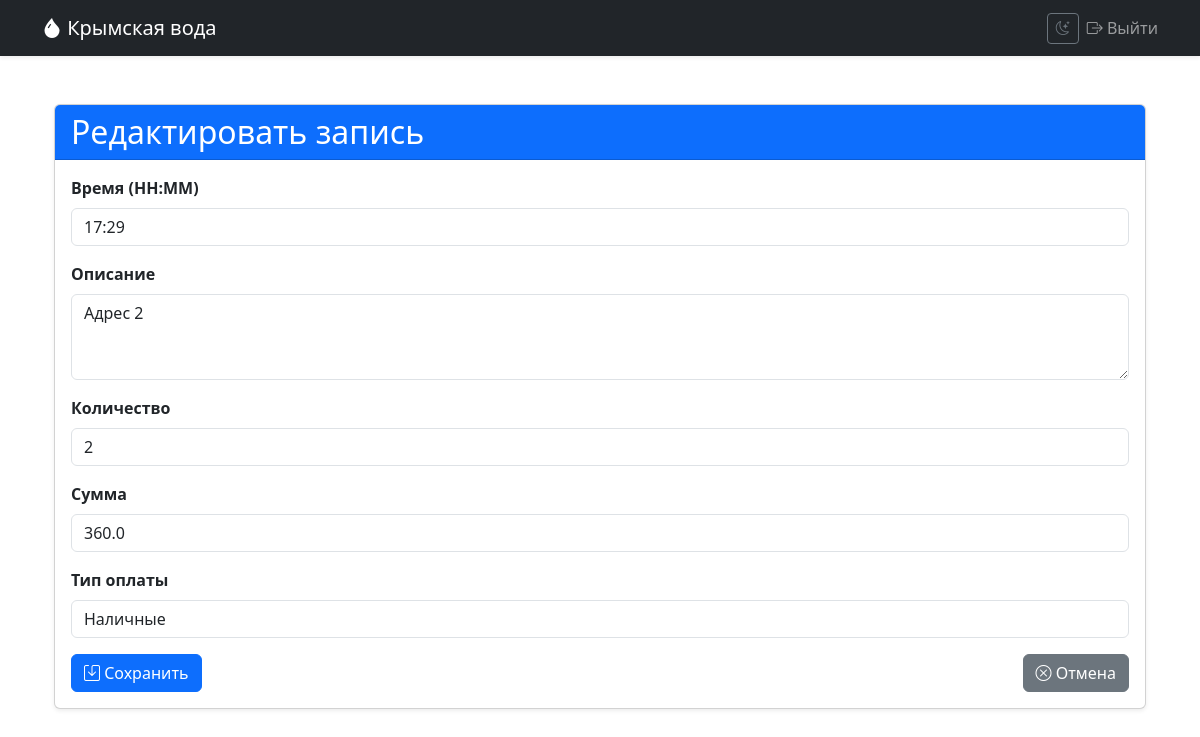
Page /edit/4 (signed in) on the committed database.
### app/models.py (models this page shows, shortened)
class DeliveryRecord(db.Model):
    id = db.Column(db.Integer, primary_key=True)
    date = db.Column(db.Date, index=True, default=datetime.utcnow)
    time = db.Column(db.String(5), nullable=False)  # HH:MM format
    description = db.Column(db.String(200), nullable=True)  # Сделали nullable
    quantity = db.Column(db.Integer, nullable=True)         # Сделали nullable
    amount = db.Column(db.Float, nullable=True)             # Сделали nullable
    payment_type = db.Column(db.String(20), nullable=True)  # Сделали nullable
    user_id = db.Column(db.Integer, db.ForeignKey('user.id'), nullable=False)
    note = db.Column(db.Text, nullable=True)                # Добавлено поле для заметки
    is_note = db.Column(db.Boolean, default=False, nullable=False)  # Добавлено поле для флага

### app/delivery/routes.py (the view, shortened to what this page needs)
@bp.route('/edit/<int:id>', methods=['GET', 'POST'])
@login_required
def edit_record(id):
    record = DeliveryRecord.query.get_or_404(id)
    if record.user_id != current_user.id:
        abort(403)
    if record.is_note:
        form = NoteForm(obj=record)
    else:
        form = DeliveryRecordForm(obj=record)
    return render_template('delivery/edit.html', form=form, record=record)

### app/delivery/forms.py
class DeliveryRecordForm(FlaskForm):
    time = StringField('Время (HH:MM)', validators=[DataRequired()])
    description = TextAreaField('Описание', validators=[DataRequired()])
    quantity = IntegerField('Количество', validators=[DataRequired(), NumberRange(min=1)])
    amount = FloatField('Сумма', validators=[DataRequired(), NumberRange(min=0)])
    payment_type = SelectField('Тип оплаты',
                             choices=[('', 'Не выбран'), ('нал', 'Наличные'), ('перевод', 'Перевод')],
                             validators=[DataRequired()])
    submit = SubmitField('Сохранить')

### app/models.py (called while the page is built)
@login_manager.user_loader
def load_user(user_id):
    return User.query.get(int(user_id))

### app/templates/delivery/edit.html (shortened to what this page needs)
{% extends "base.html" %}  {% block content
%}
<div class="container mt-5">
    <div class="card shadow-sm">
        <div class="card-header bg-primary text-white">
            <h2 class="mb-0">
                {% if record.is_note %}Редактировать заметку{% else
                %}Редактировать запись{% endif %}
            </h2>
        </div>
        <div class="card-body">
            <form
                method="POST"
                action="{{ url_for('delivery.edit_record', id=record.id) }}"
            >
                <div class="mb-3">
                    {{ form.time.label(class="form-label fw-bold") }} {{
                    form.time(class="form-control") }}
                </div>
                {% if record.is_note %}
                <div class="mb-3">
                    {{ form.note.label(class="form-label fw-bold") }} {{
                    form.note(class="form-control", rows=3) }} {% for error in
                    form.note.errors %}
                    <span class="text-danger">{{ error }}</span>
                    {% endfor %}
                </div>
                {% else %}
                <div class="mb-3">
                    {{ form.description.label(class="form-label fw-bold") }} {{
                    form.description(class="form-control", rows=3) }}
                </div>
                <div class="mb-3">
                    {{ form.quantity.label(class="form-label fw-bold") }} {{
                    form.quantity(class="form-control") }}
                </div>
                <div class="mb-3">
                    {{ form.amount.label(class="form-label fw-bold") }} {{
                    form.amount(class="form-control") }}
                </div>
                <div class="mb-3">
                    {{ form.payment_type.label(class="form-label fw-bold") }} {{
                    form.payment_type(class="form-control") }}
                </div>
                {% endif %}
                <div class="d-flex justify-content-between">
                    <button type="submit" class="btn btn-primary">
                        <i class="bi bi-save"></i> Сохранить
                    </button>
                    <a
                        href="{{ url_for('delivery.list_records', date=record.date.isoformat()) }}"
                        class="btn btn-secondary"
                    >
                        <i class="bi bi-x-circle"></i> Отмена
                    </a>
                </div>
            </form>
        </div>
    </div>
</div>
{% endblock %}

### app/static/css/styles.css (style rules this page uses)
:root { --primary-color: #4e73df; --danger-color: #e74a3b; }
.btn-primary { background-color: var(--primary-color); }

### rows in the picture
DeliveryRecord: time "17:29", description "Адрес 2", quantity "2", amount "360.0", payment_type "Наличные"
